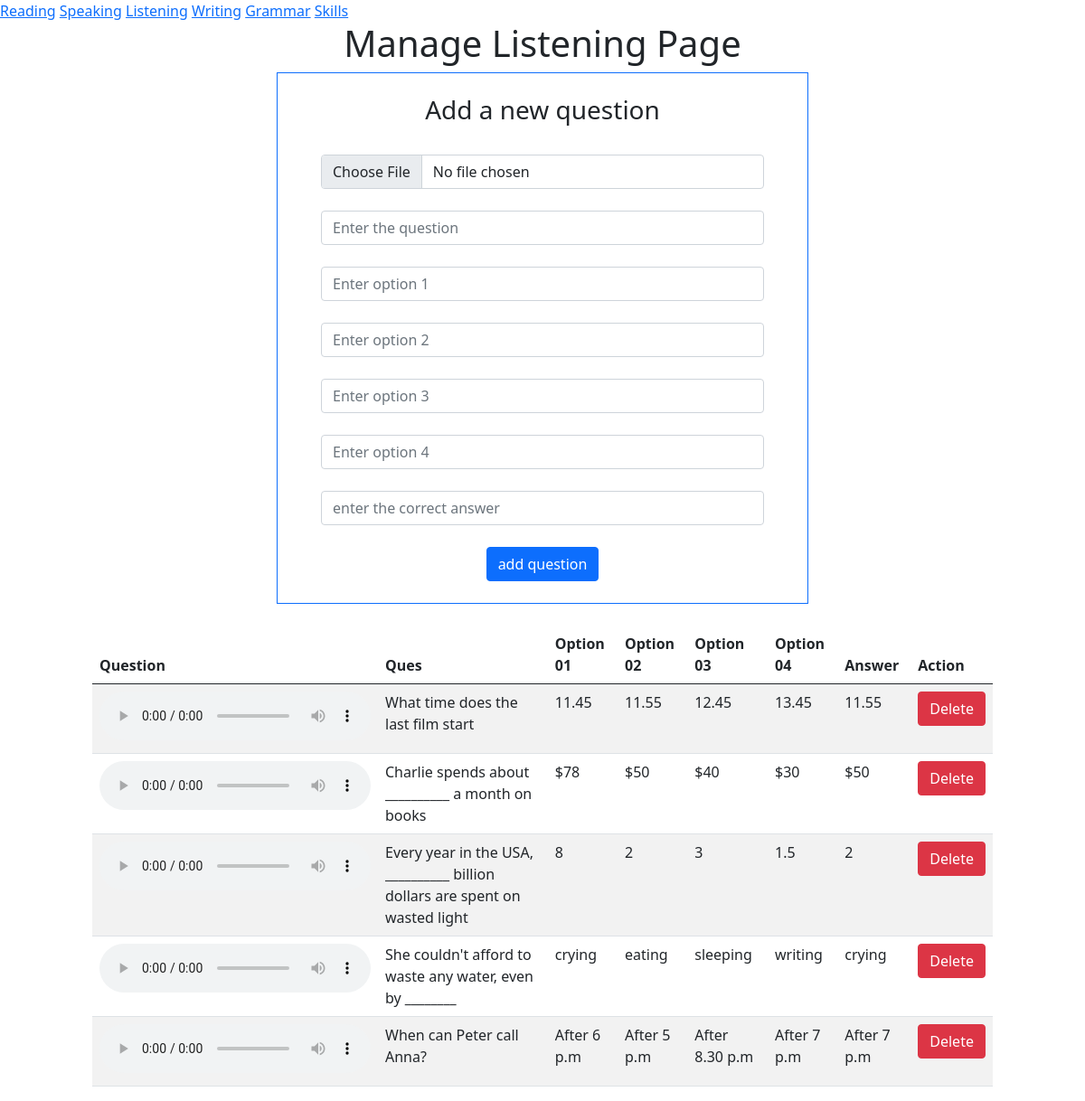
The page /Admin_Listening.php on the database its author committed.
### tables this page shows
CREATE TABLE `table_listening` (
  `id` int(11) NOT NULL,
  `que` varchar(1000) NOT NULL,
  `option_1` varchar(500) NOT NULL,
  `option_2` varchar(500) NOT NULL,
  `option_3` varchar(500) NOT NULL,
  `option_4` varchar(500) NOT NULL,
  `ans` varchar(100) NOT NULL,
  `userans` varchar(500) DEFAULT NULL,
  `Ques_Read` varchar(2000) NOT NULL
);

### Admin_Listening.php (the view, shortened to what this page needs)
<?php
@include 'configure.php';
?>
<!DOCTYPE html>
<html lang="en">
<head>
   <link href="https://cdn.jsdelivr.net/npm/bootstrap@5.0.2/dist/css/bootstrap.min.css" rel="stylesheet">
</head>
<body>
<a href="Admin_reading.php">Reading</a>
<a href="Admin_Speaking.php">Speaking</a>
<a href="Admin_Listening.php">Listening</a>
<a href="Admin_Writing.php">Writing</a>
<a href="Admin_Grammar.php">Grammar</a>
<a href="skills.php">Skills</a>
<div class="row d-flex justify-content-center">
   <div class="col-md-6">
        <div class="form-group">
            <h1 class="text-center">Manage Listening Page</h1>
            <div class="border border-primary">
                <div class="col px-md-5">
      <form action="<?php $_SERVER['PHP_SELF'] ?>" method="post" enctype="multipart/form-data"><br/>
         <h3 class="text-center">Add a new question</h3><br/>
         <input type="file" accept="image/mp3" name="Question" class="form-control"><br/>
         <input type="text" placeholder="Enter the question" name="Ques_Read" class="form-control"><br/>
         <input type="text" placeholder="Enter option 1" name="Ques_opt1" class="form-control"><br/>
         <input type="text" placeholder="Enter option 2" name="Ques_opt2" class="form-control"><br/>
         <input type="text" placeholder="Enter option 3" name="Ques_opt3" class="form-control"><br/>
         <input type="text" placeholder="Enter option 4" name="Ques_opt4" class="form-control"><br/>
         <input type="text" placeholder="enter the correct answer" name="ans" class="form-control"><br/>
         <div class="text-center">
            <input type="submit" class="btn btn-primary" name="add_audio" value="add question">
         </div>
         <br/>
      </form>
      </div>
</div>
   </div>
</div>
   <?php
   $select = mysqli_query($conn, "SELECT * FROM table_listening");
   ?>
   <div class="col-md-10">
   <br/>
      <table class="table table-striped table-hover">
         <thead>
         <tr>
            <th>Question</th>
            <th>Ques</th>
            <th>Option 01</th>
            <th>Option 02</th>
            <th>Option 03</th>
            <th>Option 04</th>
            <th>Answer</th>
            <th>Action</th>
         </tr>
         </thead>
         <?php while($row = mysqli_fetch_assoc($select)){ ?>
         <tr>
            <td><audio controls><source src="uploaded_img/<?php echo $row['que']; ?>"></audio></td>
            <td><?php echo $row['Ques_Read']; ?></td>
            <td><?php echo $row['option_1']; ?></td>
            <td><?php echo $row['option_2']; ?></td>
            <td><?php echo $row['option_3']; ?></td>
            <td><?php echo $row['option_4']; ?></td>
            <td><?php echo $row['ans']; ?></td>
            <td>
               <a href="Admin_Listening.php?delete=<?php echo $row['id']; ?>" class="btn btn-danger">Delete </a>
            </td>
         </tr>
      <?php } ?>
      </table>
   </div>
</div>
</body>
</html>

### rows shown on the page
table_listening: Ques_Read "What time does the last film start", option_1 "11.45", option_2 "11.55", option_3 "12.45", option_4 "13.45", ans "11.55"
table_listening: Ques_Read "Charlie spends about __________ a month on books", option_1 "$78", option_2 "$50", option_3 "$40", option_4 "$30", ans "$50"
table_listening: Ques_Read "Every year in the USA, __________ billion dollars are spent on wasted light", option_1 "8", option_2 "2", option_3 "3", option_4 "1.5", ans "2"
table_listening: Ques_Read "She couldn't afford to waste any water, even by ________", option_1 "crying", option_2 "eating", option_3 "sleeping", option_4 "writing", ans "crying"
table_listening: Ques_Read "When can Peter call Anna?", option_1 "After 6 p.m", option_2 "After 5 p.m", option_3 "After 8.30 p.m", option_4 "After 7 p.m", ans "After 7 p.m"
